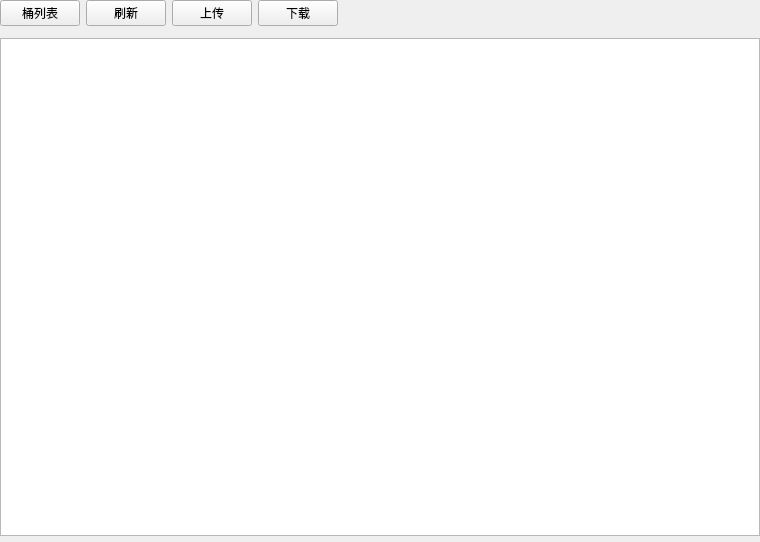
<?xml version="1.0" encoding="UTF-8"?>
<ui version="4.0">
 <class>UiObjectsTableWidget</class>
 <widget class="QWidget" name="UiObjectsTableWidget">
  <property name="geometry">
   <rect>
    <x>0</x>
    <y>0</y>
    <width>760</width>
    <height>542</height>
   </rect>
  </property>
  <property name="windowTitle">
   <string>Form</string>
  </property>
  <layout class="QVBoxLayout" name="verticalLayout">
   <property name="leftMargin">
    <number>0</number>
   </property>
   <property name="topMargin">
    <number>0</number>
   </property>
   <property name="rightMargin">
    <number>0</number>
   </property>
   <property name="bottomMargin">
    <number>0</number>
   </property>
   <item>
    <widget class="QWidget" name="widgetTools" native="true">
     <layout class="QHBoxLayout" name="horizontalLayout">
      <property name="leftMargin">
       <number>0</number>
      </property>
      <property name="topMargin">
       <number>0</number>
      </property>
      <property name="rightMargin">
       <number>0</number>
      </property>
      <property name="bottomMargin">
       <number>0</number>
      </property>
      <item>
       <widget class="UiPushButton" name="btnBuckets">
        <property name="text">
         <string>桶列表</string>
        </property>
       </widget>
      </item>
      <item>
       <widget class="UiPushButton" name="btnRefresh">
        <property name="text">
         <string>刷新</string>
        </property>
       </widget>
      </item>
      <item>
       <widget class="UiPushButton" name="btnUpload">
        <property name="text">
         <string>上传</string>
        </property>
       </widget>
      </item>
      <item>
       <widget class="UiPushButton" name="btnDownload">
        <property name="text">
         <string>下载</string>
        </property>
       </widget>
      </item>
      <item>
       <spacer name="horizontalSpacer">
        <property name="orientation">
         <enum>Qt::Orientation::Horizontal</enum>
        </property>
        <property name="sizeHint" stdset="0">
         <size>
          <width>433</width>
          <height>20</height>
         </size>
        </property>
       </spacer>
      </item>
     </layout>
    </widget>
   </item>
   <item>
    <widget class="UiBreadWidget" name="widgetBread" native="true"/>
   </item>
   <item>
    <widget class="QTableView" name="tableView">
     <property name="editTriggers">
      <set>QAbstractItemView::EditTrigger::NoEditTriggers</set>
     </property>
     <property name="selectionMode">
      <enum>QAbstractItemView::SelectionMode::SingleSelection</enum>
     </property>
     <property name="selectionBehavior">
      <enum>QAbstractItemView::SelectionBehavior::SelectRows</enum>
     </property>
     <property name="showGrid">
      <bool>false</bool>
     </property>
    </widget>
   </item>
   <item>
    <widget class="UiPageWidget" name="widgetPage" native="true"/>
   </item>
  </layout>
 </widget>
 <customwidgets>
  <customwidget>
   <class>UiPushButton</class>
   <extends>QPushButton</extends>
   <header>fend/uicom/UiPushButton.h</header>
  </customwidget>
  <customwidget>
   <class>UiPageWidget</class>
   <extends>QWidget</extends>
   <header>fend/uicom/UiPageWidget.h</header>
   <container>1</container>
  </customwidget>
  <customwidget>
   <class>UiBreadWidget</class>
   <extends>QWidget</extends>
   <header>fend/uicom/UiBreadWidget.h</header>
   <container>1</container>
  </customwidget>
 </customwidgets>
 <resources/>
 <connections/>
</ui>
